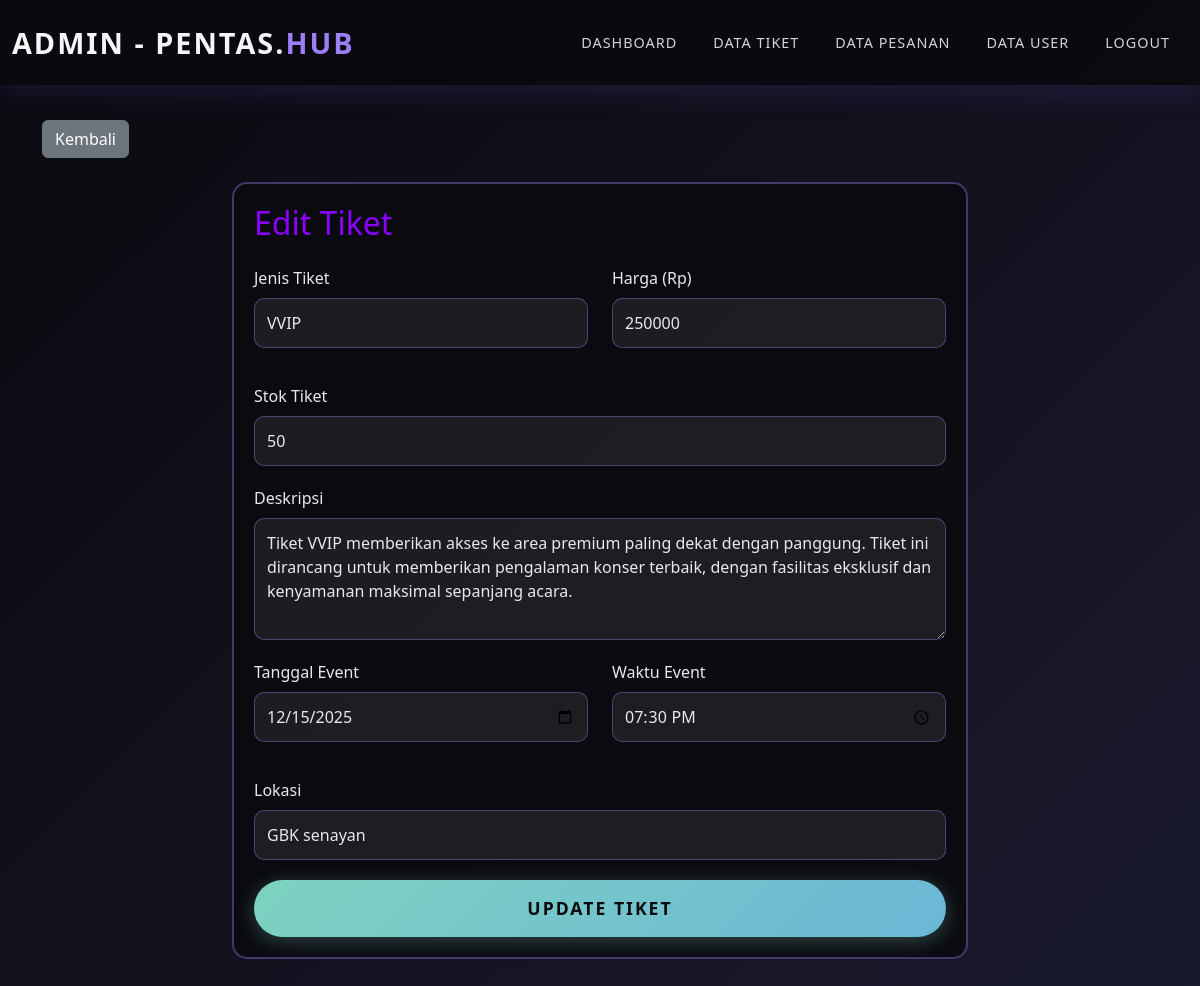
The app's page /admin/edit_tiket.php?id=6 (signed in) with its own data.
### tables this page shows
CREATE TABLE `tiket` (
  `id` int(11) NOT NULL,
  `jenis_tiket` varchar(50) NOT NULL,
  `harga` int(11) NOT NULL,
  `stok` int(11) NOT NULL,
  `deskripsi` text DEFAULT NULL,
  `tanggal_event` date NOT NULL,
  `waktu_event` time NOT NULL,
  `lokasi` varchar(200) NOT NULL,
  `gambar` varchar(255) DEFAULT NULL,
  `status` enum('tersedia','habis') DEFAULT 'tersedia',
  `created_at` timestamp NOT NULL DEFAULT current_timestamp()
);

### admin/edit_tiket.php (the view, shortened to what this page needs)
<?php
require_once '../includes/config.php';
$id = $_GET['id'];
$query = mysqli_query($conn, "SELECT * FROM tiket WHERE id='$id'");
$tiket = mysqli_fetch_assoc($query);
?>
<!DOCTYPE html>
<html lang="id">
<head>
    <link href="https://cdn.jsdelivr.net/npm/bootstrap@5.3.0/dist/css/bootstrap.min.css" rel="stylesheet">
    <link rel="stylesheet" href="../assets/css/styles.css"
    <link rel="stylesheet" href="https://cdnjs.cloudflare.com/ajax/libs/font-awesome/6.4.0/css/all.min.css">
</head>
<body>
    <nav class="navbar navbar-expand-lg navbar-dark fixed-top">
        <div class="container-fluid">
            <a class="navbar-brand" href="dashboard.php">
                ADMIN - PENTAS.<span>HUB</span>
            </a>
            <div class="collapse navbar-collapse" id="navbarNav">
                <ul class="navbar-nav ms-auto">
                    <li class="nav-item">
                        <a class="nav-link" href="dashboard.php">Dashboard</a>
                    </li>
                    <li class="nav-item">
                        <a class="nav-link active" href="data_tiket.php">Data Tiket</a>
                    </li>
                    <li class="nav-item">
                        <a class="nav-link" href="data_pesanan.php">Data Pesanan</a>
                    </li>
                    <li class="nav-item">
                        <a class="nav-link" href="data_user.php">Data User</a>
                    </li>
                    <li class="nav-item">
                        <a class="nav-link" href="../logout.php">Logout</a>
                    </li>
                </ul>
            </div>
        </div>
    </nav>
    <div class="dashboard-container" style="margin-top: 80px;">
        <div class="container">
            <a href="data_tiket.php" class="btn btn-secondary mb-4">
                <i class="fas fa-arrow-left"></i> Kembali
            </a>
            <div class="row">
                <div class="col-md-8 mx-auto">
                    <div class="card-custom">
                        <h2 class="mb-4" style="color: #8b00ff;">
                            <i class="fas fa-edit"></i> Edit Tiket
                        </h2>
                        <form method="POST" action="">
                            <div class="row">
                                <div class="col-md-6 mb-3">
                                    <label class="form-label">Jenis Tiket</label>
                                    <select name="jenis_tiket" class="form-control" required>
                                        <option value="VVIP" <?= $tiket['jenis_tiket'] == 'VVIP' ? 'selected' : '' ?>>VVIP</option>
                                    </select>
                                </div>
                                <div class="col-md-6 mb-3">
                                    <label class="form-label">Harga (Rp)</label>
                                    <input type="number" name="harga" class="form-control" value="<?= $tiket['harga'] ?>" required>
                                </div>
                            </div>
                            <div class="mb-3">
                                <label class="form-label">Stok Tiket</label>
                                <input type="number" name="stok" class="form-control" value="<?= $tiket['stok'] ?>" required>
                            </div>
                            <div class="mb-3">
                                <label class="form-label">Deskripsi</label>
                                <textarea name="deskripsi" class="form-control" rows="4" required><?= $tiket['deskripsi'] ?></textarea>
                            </div>
                            <div class="row">
                                <div class="col-md-6 mb-3">
                                    <label class="form-label">Tanggal Event</label>
                                    <input type="date" name="tanggal_event" class="form-control" value="<?= $tiket['tanggal_event'] ?>" required>
                                </div>
                                <div class="col-md-6 mb-3">
                                    <label class="form-label">Waktu Event</label>
                                    <input type="time" name="waktu_event" class="form-control" value="<?= $tiket['waktu_event'] ?>" required>
                                </div>
                            </div>
                            <div class="mb-3">
                                <label class="form-label">Lokasi</label>
                                <input type="text" name="lokasi" class="form-control" value="<?= $tiket['lokasi'] ?>" required>
                            </div>
                            <button type="submit" name="update" class="btn btn-custom w-100">
                                <i class="fas fa-save"></i> UPDATE TIKET
                            </button>
                        </form>
                    </div>
                </div>
            </div>
        </div>
    </div>
</body>
</html>

### assets/css/styles.css (style rules this page uses)
* { margin: 0; padding: 0; box-sizing: border-box; }
body { font-family: 'Segoe UI', Tahoma, Geneva, Verdana, sans-serif; background: linear-gradient(135deg, #0a0a0f 0%, #1a1a2e 100%); color: #e8e8f0; min-height: 100vh; }
.navbar { background: rgba(10, 10, 15, 0.95) !important; box-shadow: 0 4px 30px rgba(103, 58, 183, 0.25); padding: 1rem 0; }
.navbar-brand { font-size: 1.8rem; font-weight: bold; color: #f5f5f7 !important; text-transform: uppercase; letter-spacing: 2px; }
.navbar-brand span { color: #9c7ef5; }
.nav-link { color: #d4d4d8 !important; margin: 0 10px; transition: all 0.3s ease; text-transform: uppercase; font-size: 0.9rem; letter-spacing: 1px; }
.btn-custom { background: linear-gradient(135deg, #7dd3c0 0%, #6bb6d6 100%); border: none; color: #0a0a0f; font-weight: 700; padding: 15px 40px; font-size: 1.1rem; text-shadow: none; box-shadow: 0 4px 20px rgba(125, 211, 192, 0.3); transition: all 0.3s ease; text-transform: uppercase; letter-spacing: 2px; border-radius: 50px; }
.form-control { background: rgba(255, 255, 255, 0.08); border: 1px solid rgba(156, 126, 245, 0.4); color: #e8e8f0; padding: 12px; border-radius: 10px; margin-bottom: 20px; }
.form-control::placeholder { color: rgba(232, 232, 240, 0.5); }
.dashboard-container { padding: 40px 0; min-height: 100vh; }
.card-custom { background: rgba(10, 10, 15, 0.9); border: 2px solid rgba(156, 126, 245, 0.4); border-radius: 15px; padding: 20px; margin-bottom: 20px; transition: all 0.3s ease; }

### records on screen
tiket: jenis_tiket "VVIP", harga "250000", stok "50", deskripsi "Tiket VVIP memberikan akses ke area premium paling dekat dengan panggung. Tiket ini dirancang untuk memberikan pengalaman konser terbaik, dengan fasilitas eksklusif dan kenyamanan maksimal sepanjang acara.", tanggal_event "12/15/2025", waktu_event "19:30:00", lokasi "GBK senayan"
